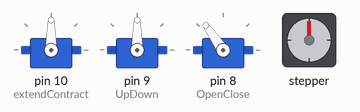
Recording of a sketch running on a simulated Teensy 4. Parts: 3 × servo, stepper motor. Stepper angles assume 2048 steps per turn.

Above: at 0.0 s.
At 4.0 s:
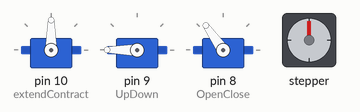
At 8.0 s:
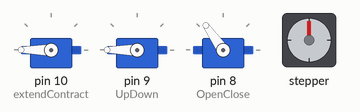
At 19.0 s:
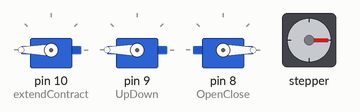
At 27.0 s:
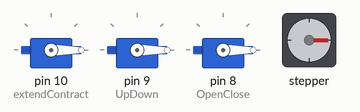
At 35.0 s:
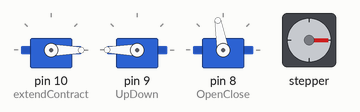
Timing chart, 0 to 40.0 s (numbered marks = the images above):
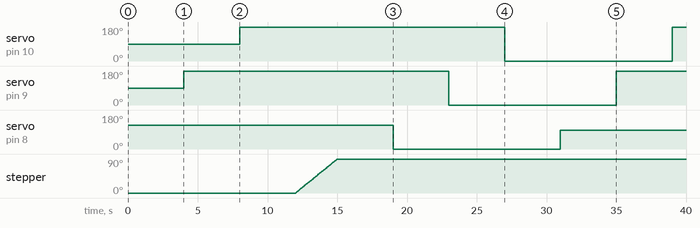

The sketch:

Sketch.ino
```cpp
#include <Servo.h>
#include <Stepper.h>

Servo extendContract, UpDown, OpenClose;
Stepper base(2048, 4, 6, 5, 7);

int x = 0 ;

void setup()
{
extendContract.attach(10);
UpDown.attach(9);
OpenClose.attach(8);
base.setSpeed(5);
}

//RutinaBrazoRobotico
void loop()
{
if (x<3)
{
OpenClose.write(125);
delay(4000);
UpDown.write(180);
delay(4000);
extendContract.write(180);
delay(4000);
base.step(90*5.688888889);
delay(4000);
OpenClose.write(-125);
delay(4000);
UpDown.write(-180);
delay(4000);
extendContract.write(-180);
delay(4000);
OpenClose.write(100);
delay(4000);
UpDown.write(180);
delay(4000);
extendContract.write(180);
delay(4000);
base.step(-90*5.688888889);
delay(4000);
extendContract.write(-90);
delay(4000);
UpDown.write(-90);
delay(4000);
OpenClose.write(-125);
delay(4000);
x++;
}
}
```

Measured:
- by itself, servo on pin 10 (extendContract): 90° → 180° at 8.0 s, → 0° 19.0 s later, → 180° 12.0 s later
- by itself, servo on pin 9 (UpDown): 90° → 180° at 4.0 s, → 0° 19.0 s later, → 180° 12.0 s later
- by itself, servo on pin 8 (OpenClose): 125° → 0° at 19.0 s, → 100° 12.0 s later
- by itself, stepper: turns 90° clockwise in 3.0 s
